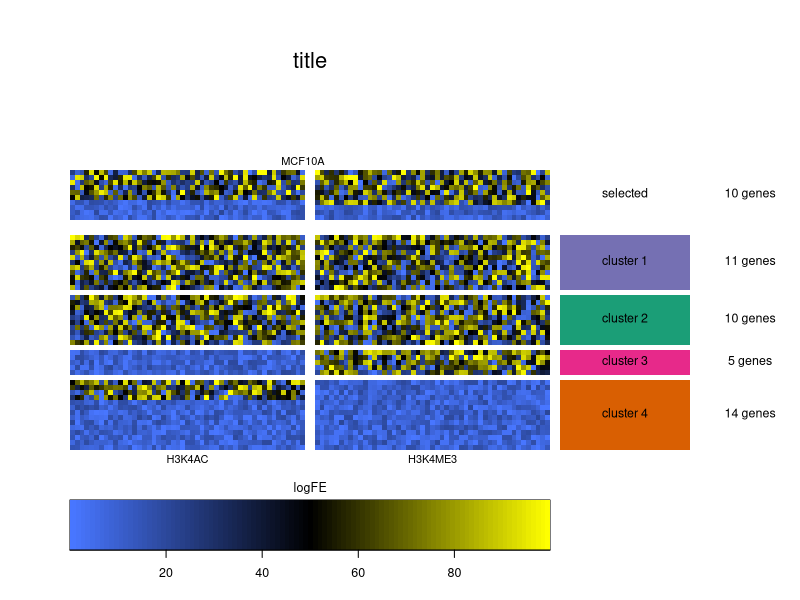

The R source for this figure:
#plots K27me3 and K4me3 combinations of heatmaps
#clustering is kmeans then sorted within clusters



#source('jrb_R_scripts//heatmap.3-split.R')
#source('heatmap.2.2.R')
library('reshape')
library('ggplot2')

heatmap.ngsplots = function(ngs_profiles, 
                            main_title = NULL, 
                            profiles_to_plot, 
                            nclust = 6, 
                            labels_below = NA, 
                            labels_above = NA, 
                            fg_toPlot = character(), 
                            labels_right = NA, 
                            sortClustersByTotal = F, 
                            hmapColors = c('royalblue1', 'black', 'yellow'), 
                            labelWithCounts = F, 
                            fg_label = NA, 
                            label_clusters = T){
  
  if(length(labels_below) < 2 && is.na(labels_below)){
    labels_below = profiles_to_plot
  }
  if(length(profiles_to_plot) %% length(labels_below) != 0){
    stop('length of labels_below must divide profiles_to_plot evenly!')
  }
  if(length(profiles_to_plot) %% length(labels_above) != 0){
    stop('length of labels_above must divide profiles_to_plot evenly!')
  }
  
  
  prof = matrix(0, ncol = 0, nrow = nrow(ngs_profiles[[1]]))#assemble single matrix by joining selected profiles (matrices)
  hidden = lapply(profiles_to_plot, function(x){
    prof <<- cbind(prof, ngs_profiles[[x]])
  })
  
  #HARDCODED DEBUG STUFF
  #   prof = prof[1:100,]
  #   fg_toPlot = rownames(prof)[1]
  
  
  cr = colorRamp(hmapColors)
  tmp = 0:100 / 100
  colors = rgb(cr(tmp)/255)
  
  len = length(profiles_to_plot)
  
  cseps = 1:(len-1) * ncol(prof) / len #column separators are between joined profiles
  
  labels.above = rep('', ncol(prof))#column labels are centered above each profile
  if(!is.na(labels_above[1])){
    labels_loc = round((1:length(labels_above) -.499) * ncol(prof) / length(labels_above))
    labels.above[labels_loc] = labels_above
  }
  
  
  labels.below = rep('', ncol(prof))
  labels_loc = round((1:length(labels_below)-.499) * ncol(prof) / length(labels_below))
  labels.below[labels_loc] = labels_below
  
  set.seed(1)
  kmclust = kmeans(prof, centers = nclust, iter.max = 10)
  
  rColorChoices = RColorBrewer::brewer.pal(nclust, 'Dark2')#set cluster id colors
  rColors = rColorChoices[kmclust$cluster[rownames(prof)]]
  names(rColors) = rownames(prof)#colors will be accessed by rowname of prof, do not need sorted
  
  if(length(fg_toPlot) > 0){#extract fg_plot as special cluster
    #rseps = c(0, rseps)#add an
    kmclust$cluster[fg_toPlot] = 0#change cluster of fg
    kmclust$cluster = kmclust$cluster + 1
    
    rColors[fg_toPlot] = 'white'
    nclust = nclust + 1
    kmclust$size = sapply(1:nclust, function(x){
      return(sum(kmclust$cluster == x))
    })
    kmclust$centers = rbind(colMeans(prof[fg_toPlot,]), kmclust$centers)
    rownames(kmclust$centers) = 1:nclust
  }
  
  o = order(kmclust$cluster)#sort prof to be in cluster number order
  prof = prof[o,, drop = F]
  kmclust$cluster = kmclust$cluster[o]#keep cluster assignment sorted in same order as prof
  
  for(i in 1:nclust){#sort within each cluster by rowSum
    #size = kmclust$size
    start = 1
    if(i > 1){
      start = sum(kmclust$size[1:(i-1)]) + 1
    }
    end = sum(kmclust$size[1:(i)])
    #print(paste(start, end))
    o = order(rowSums(prof[start:end,,drop = F]), decreasing = T)
    prof[start:end,] = prof[start:end,,drop = F][o,, drop = F]
  }
  
  prof_ordered = matrix(0, ncol = ncol(prof), nrow = 0)#prof_ordered contains profiles rearranged at cluster level
  get_kmclust = function(i){
    start = 1
    if(i > 1){
      start = sum(kmclust$size[1:(i-1)]) + 1
    }
    end = sum(kmclust$size[1:(i)])
    return(prof[start:end,])
  }
  
  kmclust_order = 1:nclust
  if(length(fg_toPlot) > 0){
    sortByDist = F
    if(sortByDist){
      km_dist = as.matrix(dist(kmclust$centers))
      o = order(km_dist[,1])
      kmclust_order = o
    }else{
      kmclust_order = order(apply(kmclust$centers, 1, sum), decreasing = T)
      not_1 = kmclust_order != 1#move 1 to beginning
      kmclust_order = c(1, kmclust_order[not_1])
    }
    
    #    
  }else{
    if(sortClustersByTotal){#sort clusters by total of their centers
      kmclust_order = order(apply(kmclust$centers, 1, sum), decreasing = T)
    }else{
      hiclust = hclust(dist(kmclust$centers))#use hierarchical clustering on centers
      kmclust_order = hiclust$order
    }
  }
  
  for(i in kmclust_order){#sort k means clusters 
    new_cluster = get_kmclust(i)
    start = nrow(prof_ordered) + 1
    prof_ordered = rbind(prof_ordered, new_cluster)
    end = nrow(prof_ordered)
  }
  
  
  rseps = 1:(nclust-1)#cacluated row seperations
  kmclust$size = kmclust$size[kmclust_order]
  
  for(i in 1:nclust){
    size = kmclust$size
    start = 1
    if(i > 1){
      start = sum(kmclust$size[1:(i-1)]) + 1
    }
    end = sum(kmclust$size[1:(i)])
    if(i < nclust){
      rseps[i] = end
    }
  }
  
  if(labelWithCounts){
    if(is.null(labels_right)){
      labels_right = 1:nclust
    } else {
      labels_right = paste(kmclust$size, labels_right)
    }
  }else{
    if(length(labels_right) == 1){
      labels_right = rep(labels_right, nclust)
    }else if(length(labels_right) != nclust){
      stop('length of labels_right must be 1 or = to # of clusters (+1 if fg_toPlot is specified)')
    }
  }
  if(length(fg_toPlot) == 0 && !is.na(fg_label)){
    stop('cannot add fg_label, fg_toPlot is empty')
  }
  RowSideLabels = character()
  if(label_clusters){
    RowSideLabels = paste('cluster', 1:nclust)
    if(length(fg_toPlot > 0)){
      if(!is.na(fg_label)){
        RowSideLabels = c(fg_label, paste('cluster', 1:(nclust-1)))#special label for fg_toPlot
      }
    }
  }else if(!is.na(fg_label)){
    RowSideLabels = c(fg_label, rep('', nclust-1))#special label for fg_toPlot
  }
  #print(RowSideLabels)
  
  #print(kmclust)
  #print(rseps)
  extra_spacer = 2
  hidden = heatmap.2.2(prof_ordered, key.lab = 'logFE', #key.par = list(mai = c(.5,0,0,0)),
                       RowSideLabels = RowSideLabels,
                       RowSideColors = rColors[rownames(prof_ordered)],
                       labels.below = labels.below, cexCol = 1, cexRow = 1, col = colors, 
                       rowsep.major = c(rep(rseps[1], extra_spacer), rseps), 
                       colsep.minor = cseps, 
                       sepwidth.minor = 2, 
                       sepwidth.major = max(nrow(prof_ordered)/100,1), 
                       labels.above = labels.above, 
                       na.color = 'red', 
                       labels.rowsep = c(labels_right[1], rep('', extra_spacer), labels_right[2:length(labels_right)]), 
                       main = main_title)
  cluster_members = list()
  #print(nrow(prof_ordered))
  for(i in 0:length(rseps)){
    start = 1
    if(i > 0) start = rseps[i] + 1
    end = nrow(prof_ordered)
    if(i < length(rseps)) end = rseps[i + 1]
    
    #print(start)
    #print(end)
    cluster_members[[i+1]] = rownames(prof_ordered)[start:end]
  }
  ngs_res = list(cluster_members = cluster_members, colors = unique(rColors[rownames(prof_ordered)]), as_plotted = prof_ordered)
  return(ngs_res)
}

default.colors = function(){
  
}


#dev.off()
#dummy out tracing, dummy out clustering
heatmap.2.2 = function (x, 
                        col, 
                         
                        #dividing up the plot
                        colsep.minor = -1, 
                        colsep.major = -1, 
                        rowsep.minor = -1, 
                        rowsep.major = -1, 
                        sepwidth.minor = 1, 
                        sepwidth.major = 3, 
                        na.color = par("bg"), 
                        
                        #color and label for clusters
                        RowSideLabels = NA,
                        RowSideColors = NULL, 
                        
                        #title
                        main = NULL,
                        cex.main = 2,
                        
                        #labelling rows and columns
                        cexRow = 0.2 + 1/log10(nr), 
                        cexCol = 0.2 + 1/log10(nc),
                        labels.below = NULL, 
                        labels.above = NULL, 
                        labels.rowsep = NULL,
                        
                        #left margin size
                        left_mai = .7,
                        
                        #color key
                        key = T, 
                        key.height = 1,
                        key.lab = 'Color Key', 
                        key.xtickfun = NULL, 
                        key.par = list()) 
{
  x.original = x
  rowsep.minor.original = rowsep.minor
  rowsep.major.original = rowsep.major
  sepwidth.minor = round(sepwidth.minor)
  sepwidth.major = round(sepwidth.major)
  
  scale01 <- function(x, low = min(x), high = max(x)) {
    x <- (x - low)/(high - low)
    x
  }
  
  plot0 = function(width = 1, height = 1){
    fudge = 0.037037037037
    plot(c(0+fudge*width, width-fudge * width), c(0+fudge*height, height-fudge * height), type = 'n', xlab = '', ylab = '', axes = F, )
  }
  
  dev.width = par('din')[1]
  dev.height = par('din')[2]
  
  lmat = 1
  body.height = dev.height
  body.width = dev.width
  body.iy = 1
  body.ix = 1
  lwid = dev.width
  label.height = .5
  main.height = 1.2
  lhei = body.height
  
  if(!is.null(labels.above)){
    lmat = rbind(max(lmat) + 1, lmat)
    lhei[body.iy] = lhei[body.iy] - label.height
    lhei = c(label.height, lhei)
    body.iy = body.iy + 1
  }
  if(!is.null(main)){
    lmat = rbind(max(lmat) + 1, lmat)
    lhei[body.iy] = lhei[body.iy] - main.height
    lhei = c(main.height, lhei)
    body.iy = body.iy + 1
  }
  if(!is.null(labels.below)){
    lmat = rbind(lmat, max(lmat) + 1)
    lhei[body.iy] = lhei[body.iy] - label.height
    lhei = c(lhei, label.height)
  }
  if(key){
    
    lmat = rbind(lmat, max(lmat) + 1)
    lhei[body.iy] = lhei[body.iy] - key.height
    lhei = c(lhei, key.height)
  }
  RowSideColors.size = 0
  if (!is.null(RowSideColors)) {
    if (!is.character(RowSideColors) || length(RowSideColors) != nrow(x)) 
      stop("'RowSideColors' must be a character vector of length nrow(x)")
    RowSideColors.size = 1.5
    lmat <- cbind(lmat, c(rep(0, body.iy-1), max(lmat)+1, rep(0, nrow(lmat)-body.iy)))
    lwid[body.ix] = lwid[body.ix] - RowSideColors.size
    lwid <- c(lwid, RowSideColors.size)
  }
  labRowSize = 0
  if (!is.null(labels.rowsep)) {
    labRowSize = 1
    lmat <- cbind(lmat, c(rep(0, body.iy-1), max(lmat)+1, rep(0, nrow(lmat)-body.iy)))
    lwid[body.ix] = lwid[body.ix] - labRowSize
    lwid <- c(lwid, labRowSize)
  }
  if(left_mai > 0){
    lmat <- cbind(rep(0, nrow(lmat)), lmat)
    lwid[body.ix] = lwid[body.ix] - left_mai
    lwid <- c(left_mai, lwid)
    body.ix = body.ix + 1
  }
  
  print(lmat)
  print(lhei)
  print(lwid)
  
  layout(lmat, heights = lhei, widths = lwid)
  
  breaks <- length(col) + 1
  symbreaks = any(x < 0, na.rm = TRUE)
  symkey = any(x < 0, na.rm = TRUE) || symbreaks
  
  if (length(breaks) == 1) {
    if (!symbreaks) 
      breaks <- seq(min(x, na.rm = T), max(x, na.rm = T), 
                    length = breaks)
    else {
      extreme <- max(abs(x), na.rm = TRUE)
      breaks <- seq(-extreme, extreme, length = breaks)
    }
  }
  nbr <- length(breaks)
  ncol <- length(breaks) - 1
  if (class(col) == "function") 
    col <- col(ncol)
  min.breaks <- min(breaks)
  max.breaks <- max(breaks)
  x[x < min.breaks] <- min.breaks
  x[x > max.breaks] <- max.breaks
  
  x = x[nrow(x):1,]#reverse so heatmap top row is top row of input matrix
  RowSideColors = rev(RowSideColors)
  nr <- nrow(x)
  nc <- ncol(x)
  
  
  insert_col = function(n, i){#insert n column following index i
    x <<- cbind(x[,1:i], matrix(NA, nrow = nrow(x), ncol = n),  x[,(i+1):ncol(x)])
    affected = colsep.minor > i
    colsep.minor[affected] <<- colsep.minor[affected] + n
    affected = colsep.major > i
    colsep.major[affected] <<- colsep.major[affected] + n
    if(!is.null(labels.below)) labels.below <<- c(labels.below[1:i], rep('', n), labels.below[(i + 1):length(labels.below)])
    if(!is.null(labels.above)) labels.above <<- c(labels.above[1:i], rep('', n), labels.above[(i + 1):length(labels.above)])
  }
  
  insert_row = function(n, i){#insert n rows following index i
    x <<- rbind(x[1:i,], matrix(NA, ncol = ncol(x), nrow = n),  x[(i+1):nrow(x),])
    affected = rowsep.minor >= i
    rowsep.minor[affected] <<- rowsep.minor[affected] + n
    affected = rowsep.major >= i
    rowsep.major[affected] <<- rowsep.major[affected] + n
    #print(rowsep.major)
    RowSideColors <<- c(RowSideColors[1:i], rep(NA, n), RowSideColors[(i+1):length(RowSideColors)])
  }
  
  
  #print(dim(x))
  do_col_major = colsep.major[1] > -1#test before value are changed
  if (colsep.minor[1] > -1){ #insert  columns in x and color
    for (i in 1:length(colsep.minor)){ 
      csep = colsep.minor[i]
      insert_col(sepwidth.minor, csep)
    }
  }
  if (do_col_major){ #insert  columns in x and color
    for (i in 1:length(colsep.major)){ 
      csep = colsep.major[i]
      insert_col(sepwidth.major, csep)
    }
  }
  #print(dim(x))
  x = x[nrow(x):1,]#reverse rows temporarily
  RowSideColors = rev(RowSideColors)
  do_row_major = rowsep.major[1] > -1#test before values are changed
  if (rowsep.minor[1] > -1){
    for (i in 1:length(rowsep.minor)){ 
      rsep = rowsep.minor[i]
      insert_row(sepwidth.minor, rsep)
    }
  }
  if (do_row_major){
    for (i in 1:length(rowsep.major)){ 
      rsep = rowsep.major[i]
      insert_row(sepwidth.major, rsep)
    }
  }
  x = x[nrow(x):1,]#unreverse rows
  RowSideColors = rev(RowSideColors)
  #print(dim(x))
  nc = ncol(x)
  nr = nrow(x)
  par(mai = rep(0,4))
  #plots the body of the heatap
  image(0:nc, 0:nr, t(x), xlim = c(0, nc), ylim = c(0, nr), axes = FALSE, xlab = "", ylab = "", col = col, breaks = breaks)
  
  #print(dim(x))
  #plots column labels above column
  srtCol = 0
  adjCol = c(.5,1)
  colCol = NULL
  
  apply_col_labels = function(col_labels, yshift = .5, yadj = .5){
    plot0(ncol(x))
    if (is.null(srtCol) && is.null(colCol)) 
      axis(1, 1:nc-.5, labels = col_labels, las = 2, line = -0.5 + 
             offsetCol, tick = 0, cex.axis = cexCol, padj = 1)
    else {
      if (is.null(srtCol) || is.numeric(srtCol)) {
        xpd.orig <- par("xpd")
        par(xpd = NA)
        xpos <- 1:nc-.5
        text(x = xpos, y = yshift, labels = col_labels, adj = c(.5, yadj),
             cex = cexCol, srt = srtCol, col = colCol)
        #print(colCol)
        par(xpd = xpd.orig)
      }
      else warning("Invalid value for srtCol ignored.")
    }
  }
  if(!is.null(labels.above)){
    apply_col_labels(labels.above, .1, 0)
  }
  
  #draw title
  if(!is.null(main)){
    plot.new()
    text(.5,.5, main, cex = cex.main)
  }
  
  #draws column labels below column
  if(!is.null(labels.below)){
    apply_col_labels(labels.below, .9, 1)
  }
  
  
  if (key) {
    mai <- c(.5, 0,0,0)
    par(mai = mai, cex = 0.75, mgp = c(2, 1, 0))
    if (length(key.par) > 0) 
      do.call(par, key.par)
    tmpbreaks <- breaks
    if (symkey) {
      max.raw <- max(abs(c(x, breaks)), na.rm = TRUE)
      min.raw <- -max.raw
      tmpbreaks[1] <- -max(abs(x), na.rm = TRUE)
      tmpbreaks[length(tmpbreaks)] <- max(abs(x), na.rm = TRUE)
    }
    else {
      min.raw <- min.breaks
      max.raw <- max.breaks
    }
    z <- seq(min.raw, max.raw, by = min(diff(breaks)/4))
    image(z = matrix(z, ncol = 1), col = col, breaks = tmpbreaks, 
          xaxt = "n", yaxt = "n")
    par(usr = c(0, 1, 0, 1))
    if (is.null(key.xtickfun)) {
      lv <- pretty(breaks)
      xv <- scale01(as.numeric(lv), min.raw, max.raw)
      xargs <- list(at = xv, labels = lv)
    }
    else {
      xargs <- key.xtickfun()
    }
    xargs$side <- 1
    do.call(axis, xargs)
    if (!is.na(key.lab)) {
      mtext(side = 3, key.lab, line = 1, padj = 1, 
            cex = par("cex") * par("cex.lab"))
    }
  }
  if(!is.null(RowSideColors)){#plot colored block for each cluster
    tmp = as.factor(RowSideColors)
    vals = matrix(as.numeric(tmp), ncol = 1)
    
    lev = levels(tmp)
    par(mai = c(0,.1,0,.1))
    image(0:1, 0:nr, t(vals), xlim = c(0, 1), ylim = c(0, nr), axes = FALSE, xlab = "", ylab = "", col = lev)
    cluster_levels = unique(vals)
    cluster_levels = cluster_levels[!is.na(cluster_levels)]
    #print(cluster_levels)
    cluster_ids = vals[,1]
    names(cluster_ids) = 1:length(cluster_ids)
    cluster_ids = cluster_ids[!is.na(cluster_ids)]
    par(xpd = NA)
    for(i in 1:length(RowSideLabels)){
      keep = (cluster_ids == cluster_levels[i])
      center = mean(as.numeric(names(keep[keep])))
      #print(center)
      rowLab = rev(RowSideLabels)[i]
      
      text(.5,center, rowLab, adj = c(.5,.5), cex = cexRow)
      
    }
    #par(xpd = NA)
    
  }
  if(!is.null(labels.rowsep)){
    par(mai = rep(0,4))
    plot0(height = nr)
    for(i in 1:length(labels.rowsep)){
      rsep_prev = 1
      if(i > 1){
        rsep_prev = rowsep.major[i - 1] + sepwidth.major
      }
      rsep_curr = rowsep.major.original[i]
      if(i > 1){
        rsep_curr = rsep_prev - 1 + rowsep.major.original[i] - rowsep.major.original[i - 1]
      }
      if(i > length(rowsep.major.original)){
        rsep_curr = nrow(x)
      }
      rsep_mid = (mean(c(rsep_prev, rsep_curr)))
      ypos = nr - rsep_mid + 1
      #print(paste(ypos, '-'))
      text(.5, ypos, labels.rowsep[i], adj = c(.5,.5), cex = cexRow )
    }
  }
}


cl = 'MCF10A'
hm = c('H3K4AC', 'H3K4ME3')#c('H3K27AC','H3K27ME3','H3K4AC', 'H3K4ME3', 'H4K20ME3')
toPlot = paste(cl, hm, sep = '_')
ngs_profiles = list()
nr = 50
nc = 49
for(tp in toPlot){
  dat = matrix(runif(nr * nc, 0, 100), nrow = nr, ncol = nc)
  rownames(dat) = 1:nrow(dat)
  reduce = runif(nr/2, 1, nr)
  dat[reduce,] = dat[reduce,] / 5
  ngs_profiles[[tp]] = dat
}



#png(paste0('test8sidecol2_', cl, '.png'), width = 4, height = 8, units = 'in', res = 450)
nclust = 4
# pdf(file = NULL)
res = heatmap.ngsplots(ngs_profiles, label_clusters = T, fg_label = 'selected',
                       main_title = 'title', toPlot, nclust = nclust, labels_below = hm, labels_above = cl,
                       fg_toPlot = 1:10, labels_right = 'genes', sortClustersByTotal = T, labelWithCounts = T)
# dev.off()
# res = heatmap.ngsplots(ngs_profiles,# hmapColors = c('#2166ac', 'black', '#b2182b'),
#                        main_title = 'title', toPlot, nclust = nclust, labels_below = hm, labels_above = cl, 
#                        fg_toPlot = 1:10, labels_right = paste(sapply(res[[1]], length), 'genes'), sortClustersByTotal = T)
